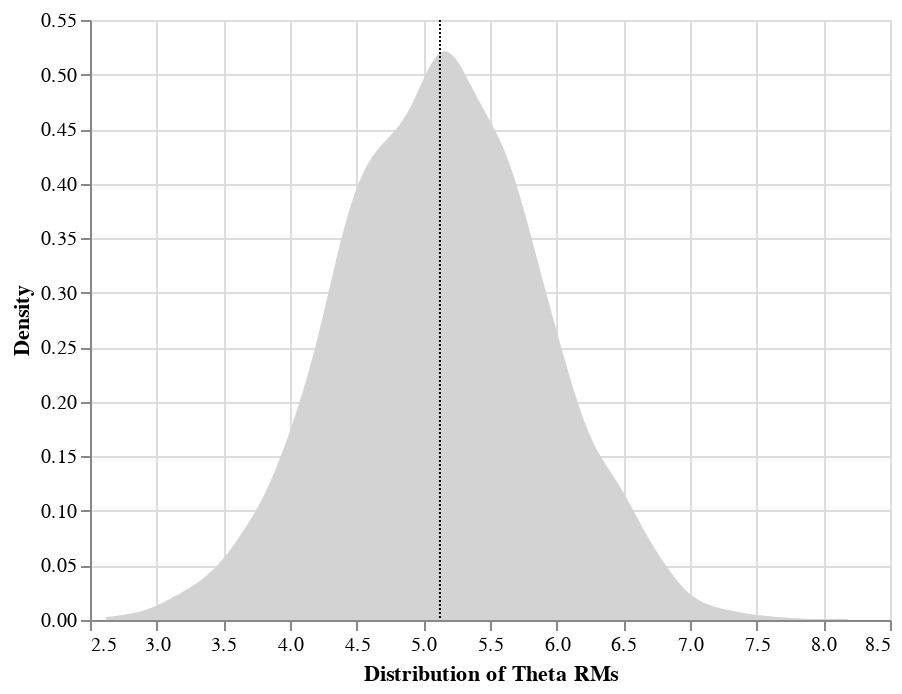

Notebook code for this chart:
### Markdown cell above
### Question 2.3.2 Visualizing the bootstrap sampling distribution of theta_RM (5 points)

Visualize the bootstrap sampling distribution ($\tilde{\theta}_{RM}$ = `bootstrap_theta_rm`) as a *density plot*, marking the mean with a vertical rule, as we did for the sampling distribution at the end of Part 1:

### Code cell
theta = pd.DataFrame(data = {"theta_rm" : bootstrap_theta_rm})

theta_density_chart = alt.Chart(theta).transform_density(
    density='theta_rm',
    as_=['theta_rm', 'density'],
    
).mark_area(color="lightgray").encode(
    x=alt.X('theta_rm', axis=alt.Axis(title="Distribution of Theta RMs")),
    y=alt.Y('density:Q', axis=alt.Axis(title="Density"))
)

theta_mean_chart = alt.Chart(theta).mark_rule(color="black", strokeDash=[1,1]).encode(
    x="mean(theta_rm)"
)

theta_chart = theta_density_chart + theta_mean_chart

theta_chart
#raise NotImplementedError()

### Figure 1 — Vega-Lite specification as saved in the notebook (floating-point values rounded to 4 significant figures; data arrays with more than 128 entries replaced by an {"elided": "..."} marker saying what was removed)
{"config": {"view": {"continuousWidth": 400, "continuousHeight": 300}}, "layer": [{"mark": {"type": "area", "color": "lightgray"}, "encoding": {"x": {"type": "quantitative", "axis": {"title": "Distribution of Theta RMs"}, "field": "theta_rm"}, "y": {"type": "quantitative", "axis": {"title": "Density"}, "field": "density"}}, "transform": [{"density": "theta_rm", "as": ["theta_rm", "density"]}]}, {"mark": {"type": "rule", "color": "black", "strokeDash": [1, 1]}, "encoding": {"x": {"type": "quantitative", "aggregate": "mean", "field": "theta_rm"}}}], "data": {"name": "data-eccca1ef753d67679732134aefb3aadd"}, "$schema": "https://vega.github.io/schema/vega-lite/v4.8.1.json", "datasets": {"data-eccca1ef753d67679732134aefb3aadd": {"elided": "5000 records"}}}
